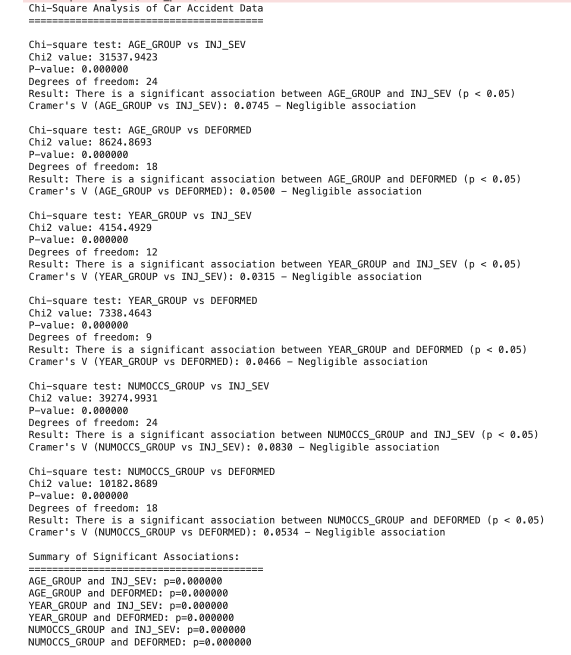
#> input picture Figure/Chi-Square Analysis of Car Accident Data.png, 1142 x 1310 px, found by its file name (shown at 1/2 size)
$ jupyter execute --allow-errors HT_chisquare.ipynb
#> lines starting #> are read from the running program, lines starting #| are printed output that depends on the picture
[cell 1]
from IPython.display import display, HTML
display(HTML("<style>.container { width:100% !important; }</style>"))
from PIL import Image

import pandas as pd
pd.set_option('display.max_rows', None)
pd.set_option('display.max_columns', None)
pd.set_option('display.width', None)
pd.set_option('display.max_colwidth', None)

[cell 2]
import pandas as pd
import numpy as np
import matplotlib.pyplot as plt
import seaborn as sns
from scipy.stats import chi2_contingency

# Load the data
file_path = "/Users/amber14/Desktop/Math189-Project/FARS_GESCRSS_Sample_2001-2019.csv"
#> (the rest of this cell did not finish here and is left out)

[cell 3]
img = Image.open("/Users/amber14/Desktop/Math189-Project/Figure/Chi-Square Analysis of Car Accident Data.png")
#> img is the input picture: PIL image 1142x1310 RGBA; mean R, G, B, A 241.6, 241.5, 241.5, 255
display(img.resize((800, 800)))
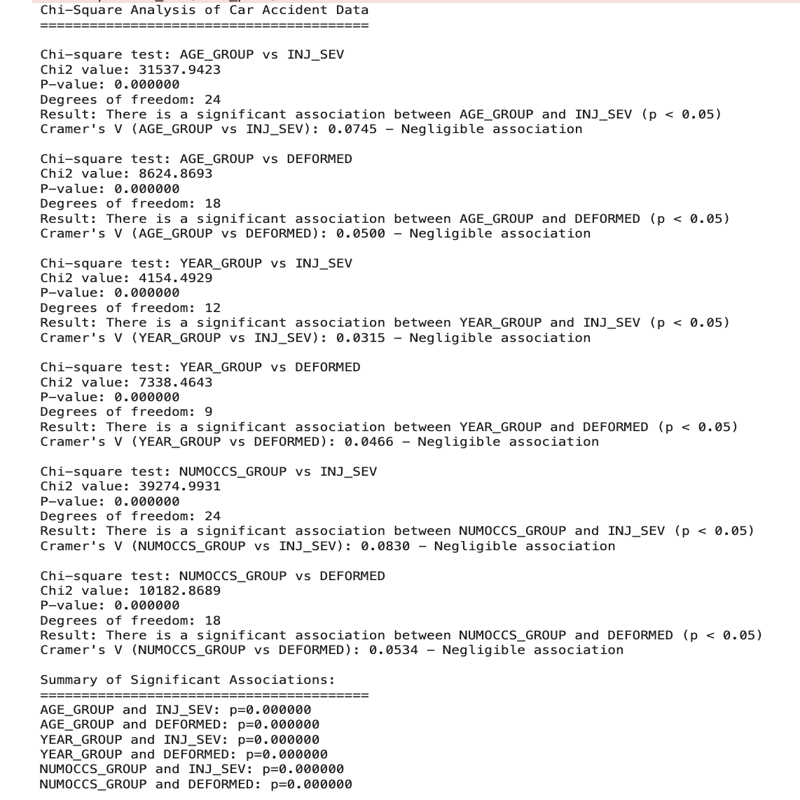
#> shown: PIL image 800x800 RGBA; mean R, G, B, A 241.2, 241.1, 241.1, 255

## Summary of Findings

Our chi-square analysis of factors related to car accident outcomes revealed that all examined variables - age, accident year, and number of vehicle occupants - have statistically significant associations with both injury severity and vehicle deformation levels (all p-values < 0.001). However, the strength of these associations, as measured by Cramer's V coefficients, is relatively weak (all values < 0.1), suggesting 'negligible associations' according to standard interpretation guidelines.

The number of occupants in the vehicle showed the strongest association with injury severity (V = 0.0830), followed by age (V = 0.0745). The association between accident year and injury outcomes was notably weaker (V = 0.0315). For vehicle deformation, all factors showed similarly weak associations (V values between 0.05-0.07).

These findings demonstrate that while these demographic and situational factors have statistically significant relationships with accident outcomes, their predictive power is limited when considered individually. This pattern is common in large datasets where even small effects become statistically significant. To develop more meaningful predictive models for accident outcomes, we recommend incorporating additional variables such as gender, substance use, vehicle type, and specific accident mechanisms.

# Analysis of Chi-Square Test Results for Car Accident Factors

Based on the heatmap visualizations of the chi-square analysis, I can provide the following insights regarding the relationships between demographic/situational factors and car accident outcomes:

## Key Findings

1. **All relationships show statistical significance** (p < 0.001) but have weak practical significance (Cramer's V < 0.1), which is typical in large datasets where even small effects become statistically significant.

2. **Age Group vs. Injury Severity** (Cramer's V = 0.0745):
   - Most age groups show similar patterns for no injury (INJ_SEV = 0), with approximately 60% of cases
   - The elderly (65+) show noticeably different patterns:
     - Lower rates of no injury (48.65%)
     - Substantially higher rates of fatal injury (28.83%) compared to other age groups
   - Young adults (18-24) show slightly elevated fatal injury rates (13.99%) compared to middle-aged groups

3. **Age Group vs. Vehicle Deformation** (Cramer's V = 0.0500):
   - Middle-aged drivers (35-54) experience more moderate vehicle damage (DEFORMED = 2) and less severe damage (DEFORMED = 6)
   - Elderly drivers (65+) and young drivers (18-24) show higher rates of severe vehicle deformation (over 60%)
   - The relationship between age and vehicle damage appears slightly U-shaped

4. **Year Group vs. Injury Severity** (Cramer's V = 0.0315):
   - Shows the weakest association among all variable pairs
   - More recent years (2016-2021) show slightly higher rates of no injury (~64%) compared to earlier years (2001-2006, ~59%)
   - Fatal injury rates have gradually decreased from 14.73% (2001-2006) to 13.61% (2016-2021)

5. **Year Group vs. Vehicle Deformation** (Cramer's V = 0.0466):
   - More recent accidents show decreased rates of severe vehicle deformation (49.04% in 2016-2021 vs. 58.76% in 2001-2006)
   - Moderate damage (DEFORMED = 2) has increased over time (from 20.23% to 26.92%)
   - This likely reflects improvements in vehicle safety technology over time

6. **Number of Occupants vs. Injury Severity** (Cramer's V = 0.0830):
   - Shows the strongest association among all variable pairs
   - Single-occupant vehicles have the highest rate of no injury (67.21%)
   - Vehicles with 6-10 occupants show the lowest rate of no injury (49.53%) and higher rates of minor to serious injuries
   - Vehicles with 11+ occupants show a unique pattern with high no-injury rate (67.36%) but very low fatal injury rate (1.54%)

7. **Number of Occupants vs. Vehicle Deformation** (Cramer's V = 0.0534):
   - Vehicles with more occupants (4+) show progressively higher rates of severe deformation
   - Vehicles with 11+ occupants show a distinct pattern with much higher rates of minor damage (34.19%) and lower rates of severe damage (37.11%)

## Conclusions

While all examined relationships are statistically significant, their practical significance is limited due to low Cramer's V values. The number of vehicle occupants shows the strongest association with injury outcomes (V = 0.0830), suggesting it may be a more meaningful predictor than age or accident year. The data also reveals potentially important patterns, such as the elderly being at higher risk for fatal injuries and more recent years showing improved vehicle safety outcomes.

These findings suggest that while demographic and temporal factors have some influence on accident outcomes, they alone cannot strongly predict injury severity or vehicle damage. A more comprehensive predictive model would need to incorporate additional factors such as collision type, vehicle characteristics, road conditions, and driver behavior.

[cell 4]
import pandas as pd
import numpy as np
import matplotlib.pyplot as plt
import seaborn as sns
import matplotlib.patches as mpatches

# Create a DataFrame with the chi-square test results
results_data = {
    'Variable Pair': [
        'AGE_GROUP vs INJ_SEV',
        'AGE_GROUP vs DEFORMED',
        'YEAR_GROUP vs INJ_SEV',
        'YEAR_GROUP vs DEFORMED',
        'NUMOCCS_GROUP vs INJ_SEV',
        'NUMOCCS_GROUP vs DEFORMED'
    ],
    'Chi2': [
        31537.9423,
        8624.8693,
        4154.4929,
        7338.4643,
        39274.9931,
        10182.8689
    ],
    'P-value': [
        0.000000,
        0.000000,
        0.000000,
        0.000000,
        0.000000,
        0.000000
    ],
    'Degrees of Freedom': [
        24,
        18,
        12,
        9,
        24,
        18
    ],
    'Cramers V': [
        0.0745,
        0.0500,
        0.0315,
        0.0466,
        0.0830,
        0.0534
    ]
}

results_df = pd.DataFrame(results_data)

# Split the variable pair into separate columns
results_df[['X_Variable', 'Y_Variable']] = results_df['Variable Pair'].str.split(' vs ', expand=True)

# Function to categorize Cramer's V
def categorize_v(v):
    if v < 0.1:
        return 'Negligible'
    elif v < 0.2:
        return 'Weak'
    elif v < 0.3:
        return 'Moderate'
    elif v < 0.5:
        return 'Strong'
    else:
        return 'Very Strong'

results_df['Association'] = results_df['Cramers V'].apply(categorize_v)

# Create a color mapping for association strength
color_map = {
    'Negligible': '#d1e5f0',
    'Weak': '#92c5de',
    'Moderate': '#4393c3',
    'Strong': '#2166ac',
    'Very Strong': '#053061'
}

results_df['Color'] = results_df['Association'].map(color_map)

# 1. Heat Map Visualization of Cramer's V
plt.figure(figsize=(10, 8))
#> (this line was passed over: IPython is not available in this run)
matrix_data = results_df.pivot_table(
    index='X_Variable',
    columns='Y_Variable',
    values='Cramers V'
)

sns.heatmap(
    matrix_data,
    annot=True,
    fmt='.4f',
    cmap='Blues',
    cbar_kws={'label': "Cramer's V (Association Strength)"}
)
#> (this line was passed over: IPython is not available in this run)
plt.title("Association Strength (Cramer's V) between Variables", fontsize=16)
#> (this line was passed over: IPython is not available in this run)
plt.tight_layout()
#> (this line was passed over: IPython is not available in this run)
plt.savefig('cramers_v_heatmap.png', dpi=300)
#> (this line was passed over: IPython is not available in this run)
plt.close()

# 2. Bar chart of Chi-square values
plt.figure(figsize=(12, 6))
#> (this line was passed over: IPython is not available in this run)
#> (the rest of this cell did not finish here and is left out)

[cell 5]
import os
import matplotlib.pyplot as plt
from PIL import Image

image_folder = "/Users/amber14/Desktop/Math189-Project/visualization of chi squre figure"
image_files = sorted([f for f in os.listdir(image_folder) if f.endswith(('.png', '.jpg', '.jpeg'))])
images = [Image.open(os.path.join(image_folder, img)) for img in image_files]
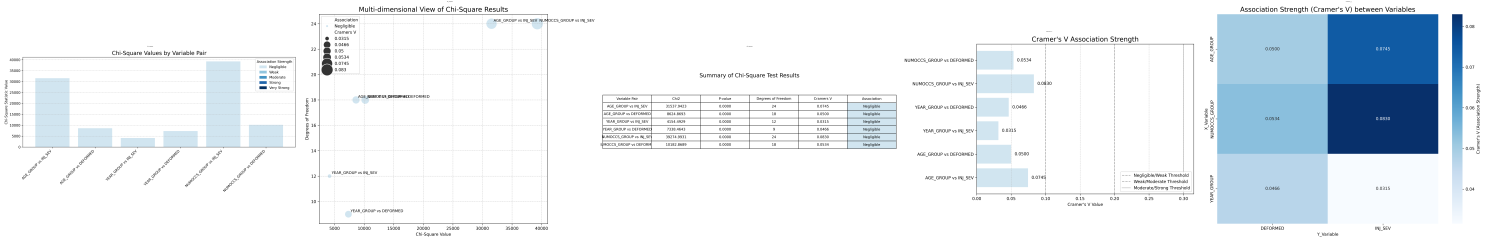
#> input picture visualization of chi squre figure/output.png, 14989 x 2421 px, found by its file name (shown at 1/10 size)
#> (the rest of this cell did not finish here and is left out)

[cell 6]
img = Image.open("/Users/amber14/Desktop/Math189-Project/Figure/Visualization of Chi-sqaure test result.png")
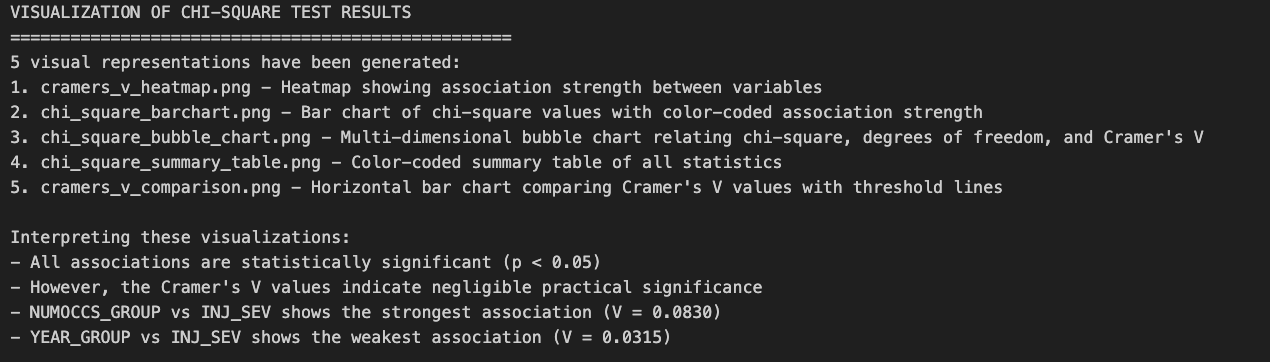
#> input picture Figure/Visualization of Chi-sqaure test result.png, 1270 x 362 px, found by its file name
#> img is the input picture: PIL image 1270x362 RGBA; mean R, G, B, A 44, 44, 44, 255
display(img.resize((1000, 500)))
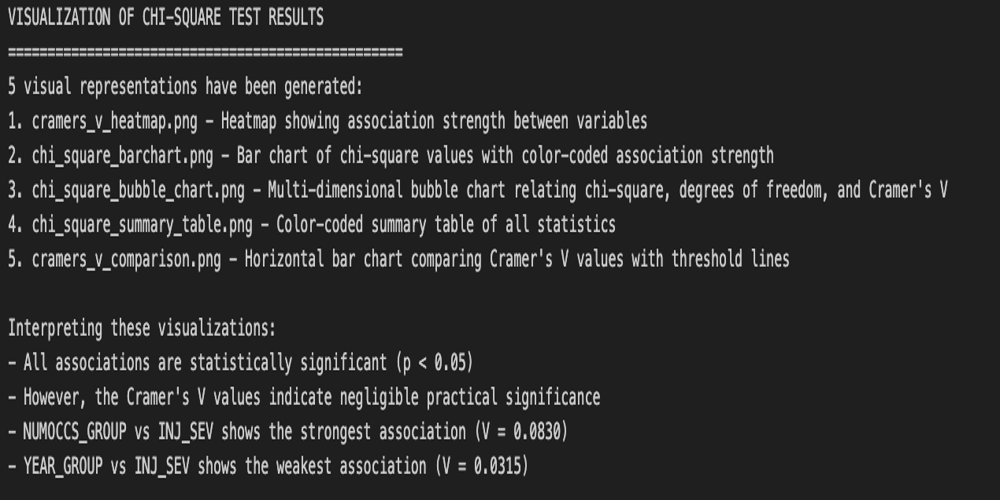
#> shown: PIL image 1000x500 RGBA; mean R, G, B, A 44, 44, 44, 255
